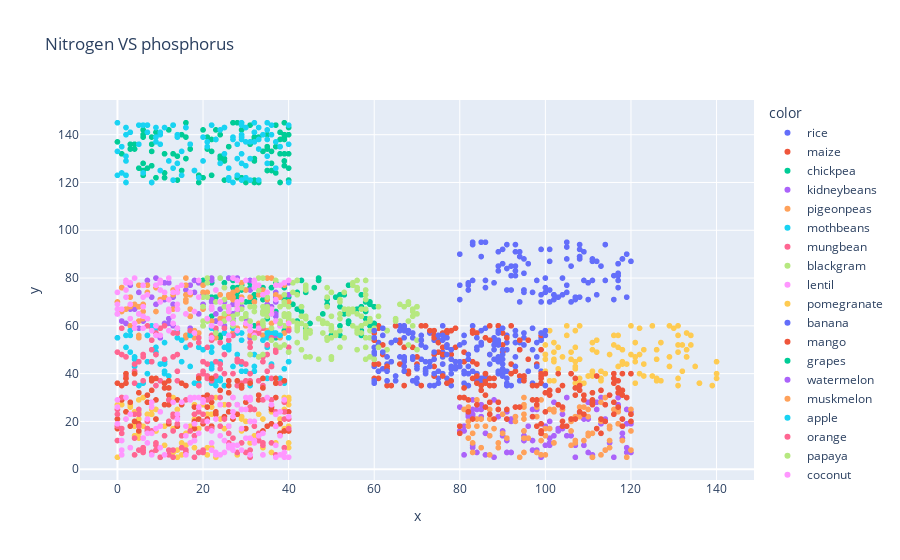

The code cell stored with this chart in its notebook:
### Code cell
fig = px.scatter (x=df['Nitrogen'],y=df['Phosphorus'],color=df['Label'],title="Nitrogen VS phosphorus")
fig.show()

### Figure 1 — Plotly figure (JSON) as saved in the notebook; plotly's stock layout.template omitted (floating-point values rounded to 4 significant figures)
{"data": [{"hovertemplate": "color=rice<br>x=%{x}<br>y=%{y}<extra></extra>", "legendgroup": "rice", "marker": {"color": "#636efa", "symbol": "circle"}, "mode": "markers", "name": "rice", "showlegend": true, "type": "scattergl", "x": [90, 85, 60, 74, 78, 69, 69, 94, 89, 68, 91, 90, 78, 93, 94, 60, 85, 91, 77, 88, 89, 76, 67, 83, 98, 66, 97, 97, 60, 84, 73, 92, 85, 98, 88, 95, 99, 95, 60, 63, 62, 64, 83, 82, 85, 91, 76, 74, 79, 88, 60, 76, 93, 65, 95, 75, 74, 91, 71, 99, 72, 83, 93, 70, 76, 99, 99, 86, 69, 91, 61, 67, 79, 78, 75, 97, 67, 73, 77, 81, 68, 72, 61, 67, 67, 66, 82, 84, 81, 91, 93, 90, 81, 78, 60, 88, 93, 60, 78, 65], "xaxis": "x", "y": [42, 58, 55, 35, 42, 37, 55, 53, 54, 58, 53, 46, 58, 56, 50, 48, 38, 35, 38, 35, 45, 40, 59, 41, 47, 53, 59, 50, 49, 51, 57, 35, 37, 53, 54, 55, 57, 39, 43, 44, 42, 45, 60, 40, 52, 35, 49, 39, 43, 55, 36, 60, 56, 60, 52, 38, 54, 36, 46, 55, 40, 58, 58, 36, 47, 41, 54, 59, 46, 56, 52, 45, 42, 43, 54, 36, 47, 35, 36, 41, 57, 45, 53, 43, 58, 60, 43, 50, 53, 50, 53, 44, 45, 40, 51, 46, 47, 55, 35, 37], "yaxis": "y"}, {"hovertemplate": "color=maize<br>x=%{x}<br>y=%{y}<extra></extra>", "legendgroup": "maize", "marker": {"color": "#EF553B", "symbol": "circle"}, "mode": "markers", "name": "maize", "showlegend": true, "type": "scattergl", "x": [71, 61, 80, 73, 61, 68, 93, 89, 76, 67, 70, 90, 62, 92, 66, 63, 70, 61, 66, 74, 77, 99, 74, 83, 100, 79, 94, 75, 78, 87, 87, 63, 84, 64, 60, 98, 75, 86, 98, 76, 99, 60, 74, 89, 69, 96, 61, 74, 74, 63, 99, 77, 87, 60, 94, 95, 84, 77, 66, 63, 79, 72, 67, 86, 76, 75, 81, 73, 71, 96, 99, 62, 86, 94, 76, 77, 74, 81, 63, 99, 90, 68, 60, 71, 61, 88, 65, 78, 78, 92, 79, 91, 76, 87, 71, 90, 67, 60, 83, 83], "xaxis": "x", "y": [54, 44, 43, 58, 38, 41, 41, 60, 44, 60, 44, 49, 52, 44, 54, 58, 47, 41, 53, 55, 57, 50, 56, 45, 48, 51, 39, 49, 48, 54, 35, 43, 57, 35, 46, 44, 56, 55, 35, 57, 56, 44, 48, 60, 51, 46, 60, 58, 43, 43, 36, 36, 60, 38, 54, 38, 44, 58, 44, 35, 45, 60, 51, 36, 48, 53, 45, 45, 35, 54, 39, 48, 37, 50, 39, 52, 39, 49, 42, 38, 52, 40, 57, 52, 59, 38, 60, 37, 58, 60, 59, 55, 51, 48, 60, 57, 35, 54, 58, 57], "yaxis": "y"}, {"hovertemplate": "color=chickpea<br>x=%{x}<br>y=%{y}<extra></extra>", "legendgroup": "chickpea", "marker": {"color": "#00cc96", "symbol": "circle"}, "mode": "markers", "name": "chickpea", "showlegend": true, "type": "scattergl", "x": [40, 23, 39, 22, 36, 32, 58, 59, 42, 28, 58, 43, 58, 23, 27, 28, 50, 39, 25, 31, 26, 25, 31, 60, 59, 22, 36, 59, 54, 43, 28, 42, 32, 22, 31, 28, 57, 49, 46, 54, 38, 59, 36, 57, 35, 35, 52, 27, 57, 52, 43, 44, 24, 29, 20, 56, 37, 49, 59, 20, 24, 51, 57, 22, 52, 29, 44, 41, 52, 34, 42, 34, 27, 30, 57, 27, 32, 31, 33, 47, 54, 47, 35, 53, 45, 37, 30, 37, 53, 22, 60, 42, 39, 35, 30, 57, 48, 36, 40, 49], "xaxis": "x", "y": [72, 72, 58, 72, 67, 73, 70, 70, 62, 74, 66, 66, 63, 62, 62, 72, 56, 71, 78, 70, 80, 68, 78, 68, 62, 67, 65, 60, 77, 68, 76, 79, 60, 78, 79, 58, 58, 55, 76, 61, 60, 55, 76, 68, 66, 64, 60, 76, 60, 68, 79, 74, 55, 77, 60, 67, 66, 71, 69, 79, 56, 72, 73, 64, 73, 75, 59, 69, 56, 76, 74, 71, 73, 70, 57, 79, 71, 76, 75, 80, 62, 79, 57, 73, 61, 78, 75, 55, 65, 60, 61, 67, 76, 63, 65, 56, 65, 56, 58, 69], "yaxis": "y"}, {"hovertemplate": "color=kidneybeans<br>x=%{x}<br>y=%{y}<extra></extra>", "legendgroup": "kidneybeans", "marker": {"color": "#ab63fa", "symbol": "circle"}, "mode": "markers", "name": "kidneybeans", "showlegend": true, "type": "scattergl", "x": [13, 25, 31, 40, 2, 26, 17, 26, 17, 27, 28, 25, 28, 25, 12, 6, 22, 27, 10, 23, 19, 19, 22, 37, 11, 18, 21, 24, 34, 16, 17, 37, 40, 9, 1, 33, 23, 6, 25, 7, 8, 27, 28, 32, 27, 17, 0, 13, 34, 9, 11, 3, 35, 3, 23, 22, 31, 34, 12, 27, 7, 24, 11, 37, 25, 34, 20, 37, 18, 4, 37, 5, 11, 22, 12, 5, 27, 31, 36, 5, 32, 11, 0, 14, 29, 32, 17, 13, 14, 9, 20, 40, 27, 14, 7, 27, 30, 37, 27, 22], "xaxis": "x", "y": [60, 70, 55, 64, 61, 65, 57, 80, 59, 59, 58, 57, 80, 60, 78, 77, 79, 80, 55, 65, 78, 65, 70, 64, 71, 79, 63, 80, 60, 75, 77, 72, 73, 77, 62, 59, 59, 62, 63, 79, 72, 64, 66, 57, 56, 77, 65, 72, 60, 80, 72, 67, 69, 77, 62, 71, 79, 59, 63, 56, 63, 67, 71, 74, 76, 66, 69, 65, 74, 67, 56, 59, 61, 80, 61, 74, 69, 75, 68, 65, 79, 78, 55, 59, 68, 68, 64, 69, 67, 69, 73, 78, 72, 67, 56, 65, 63, 70, 63, 60], "yaxis": "y"}, {"hovertemplate": "color=pigeonpeas<br>x=%{x}<br>y=%{y}<extra></extra>", "legendgroup": "pigeonpeas", "marker": {"color": "#FFA15A", "symbol": "circle"}, "mode": "markers", "name": "pigeonpeas", "showlegend": true, "type": "scattergl", "x": [3, 40, 33, 27, 10, 30, 40, 38, 35, 38, 33, 16, 31, 16, 27, 40, 18, 3, 26, 16, 24, 9, 16, 28, 16, 24, 38, 9, 34, 1, 6, 26, 27, 27, 36, 17, 26, 17, 14, 39, 6, 8, 2, 1, 16, 23, 32, 28, 5, 36, 1, 24, 17, 5, 5, 37, 13, 6, 16, 25, 34, 20, 35, 14, 36, 7, 29, 30, 20, 19, 3, 5, 5, 37, 9, 20, 31, 0, 21, 13, 27, 29, 5, 39, 22, 18, 39, 13, 27, 26, 23, 4, 20, 7, 17, 35, 11, 20, 10, 33], "xaxis": "x", "y": [72, 59, 73, 57, 79, 75, 70, 55, 58, 61, 58, 56, 72, 80, 72, 62, 58, 68, 67, 70, 63, 76, 55, 75, 71, 70, 72, 66, 56, 76, 69, 73, 61, 71, 61, 73, 72, 64, 74, 60, 66, 59, 67, 76, 73, 75, 70, 59, 62, 67, 66, 73, 67, 55, 56, 77, 73, 63, 77, 64, 75, 77, 80, 75, 80, 77, 78, 60, 74, 57, 60, 77, 68, 73, 59, 72, 56, 70, 74, 67, 74, 72, 68, 57, 62, 55, 77, 75, 71, 64, 55, 69, 67, 74, 64, 71, 72, 60, 71, 61], "yaxis": "y"}, {"hovertemplate": "color=mothbeans<br>x=%{x}<br>y=%{y}<extra></extra>", "legendgroup": "mothbeans", "marker": {"color": "#19d3f3", "symbol": "circle"}, "mode": "markers", "name": "mothbeans", "showlegend": true, "type": "scattergl", "x": [3, 22, 36, 4, 29, 32, 14, 5, 25, 11, 40, 38, 27, 24, 23, 29, 31, 0, 7, 17, 11, 22, 9, 28, 26, 36, 8, 24, 22, 36, 22, 17, 8, 7, 36, 11, 6, 17, 4, 9, 25, 36, 21, 37, 32, 29, 25, 10, 23, 9, 3, 22, 12, 39, 32, 30, 19, 4, 21, 35, 22, 35, 17, 28, 22, 11, 38, 23, 25, 40, 23, 2, 3, 26, 39, 27, 24, 7, 15, 26, 20, 34, 19, 29, 20, 11, 15, 35, 9, 40, 35, 14, 40, 18, 35, 4, 22, 33, 2, 16], "xaxis": "x", "y": [49, 59, 58, 43, 54, 43, 55, 35, 57, 53, 49, 56, 43, 38, 45, 57, 35, 55, 45, 58, 44, 49, 51, 48, 50, 56, 60, 37, 43, 43, 44, 43, 45, 56, 57, 45, 36, 57, 47, 49, 51, 44, 38, 57, 48, 44, 51, 44, 35, 60, 58, 42, 39, 36, 41, 41, 36, 46, 39, 57, 55, 51, 56, 57, 36, 41, 38, 37, 35, 45, 58, 56, 56, 51, 42, 59, 45, 40, 45, 52, 45, 54, 51, 41, 50, 40, 54, 55, 59, 45, 38, 58, 55, 36, 52, 59, 51, 47, 51, 51], "yaxis": "y"}, {"hovertemplate": "color=mungbean<br>x=%{x}<br>y=%{y}<extra></extra>", "legendgroup": "mungbean", "marker": {"color": "#FF6692", "symbol": "circle"}, "mode": "markers", "name": "mungbean", "showlegend": true, "type": "scattergl", "x": [19, 8, 36, 10, 22, 9, 34, 31, 0, 21, 28, 17, 24, 28, 21, 34, 19, 31, 19, 24, 13, 31, 28, 31, 33, 34, 13, 33, 32, 23, 35, 6, 29, 4, 10, 14, 8, 20, 36, 14, 11, 10, 7, 2, 20, 2, 27, 35, 4, 1, 36, 11, 34, 21, 17, 25, 2, 9, 37, 36, 40, 30, 1, 9, 14, 35, 31, 4, 30, 9, 20, 37, 34, 14, 23, 5, 22, 40, 27, 31, 38, 6, 6, 24, 25, 32, 8, 19, 39, 33, 26, 21, 22, 29, 4, 10, 4, 20, 23, 25], "xaxis": "x", "y": [55, 54, 55, 56, 56, 57, 59, 51, 49, 39, 35, 52, 42, 46, 38, 60, 53, 58, 35, 53, 47, 53, 45, 37, 60, 45, 57, 57, 57, 59, 41, 48, 36, 36, 59, 48, 50, 40, 43, 57, 60, 59, 60, 47, 45, 39, 40, 48, 59, 48, 43, 46, 47, 44, 58, 40, 38, 48, 49, 38, 58, 44, 59, 48, 41, 52, 48, 41, 37, 35, 41, 50, 35, 37, 39, 45, 37, 51, 56, 40, 36, 37, 47, 44, 59, 56, 45, 39, 37, 37, 54, 51, 54, 45, 40, 37, 44, 45, 45, 48], "yaxis": "y"}, {"hovertemplate": "color=blackgram<br>x=%{x}<br>y=%{y}<extra></extra>", "legendgroup": "blackgram", "marker": {"color": "#B6E880", "symbol": "circle"}, "mode": "markers", "name": "blackgram", "showlegend": true, "type": "scattergl", "x": [56, 25, 42, 42, 44, 50, 35, 30, 27, 50, 39, 57, 52, 55, 51, 36, 59, 50, 30, 20, 58, 25, 52, 40, 20, 48, 49, 48, 32, 21, 20, 25, 41, 53, 39, 25, 21, 57, 56, 49, 24, 49, 28, 55, 50, 34, 20, 55, 23, 53, 26, 33, 37, 33, 22, 20, 43, 44, 34, 21, 25, 41, 28, 35, 52, 58, 34, 52, 23, 42, 37, 44, 21, 56, 29, 43, 55, 44, 29, 47, 40, 58, 41, 58, 27, 27, 52, 44, 21, 60, 33, 59, 29, 59, 29, 58, 55, 42, 44, 38], "xaxis": "x", "y": [79, 62, 61, 73, 58, 55, 72, 64, 64, 74, 73, 67, 63, 66, 56, 66, 55, 58, 65, 62, 71, 71, 71, 63, 60, 61, 68, 62, 66, 63, 72, 65, 78, 67, 60, 76, 78, 60, 75, 72, 80, 76, 68, 78, 64, 80, 68, 67, 70, 74, 67, 80, 79, 75, 55, 68, 68, 76, 60, 72, 68, 62, 65, 64, 58, 75, 66, 70, 57, 58, 62, 75, 80, 76, 76, 61, 60, 63, 67, 63, 68, 61, 74, 79, 62, 60, 65, 55, 62, 59, 77, 58, 63, 63, 70, 73, 77, 79, 77, 62], "yaxis": "y"}, {"hovertemplate": "color=lentil<br>x=%{x}<br>y=%{y}<extra></extra>", "legendgroup": "lentil", "marker": {"color": "#FF97FF", "symbol": "circle"}, "mode": "markers", "name": "lentil", "showlegend": true, "type": "scattergl", "x": [32, 13, 38, 11, 37, 29, 2, 6, 13, 8, 6, 2, 3, 27, 39, 40, 37, 31, 22, 3, 4, 13, 12, 4, 9, 18, 32, 6, 15, 0, 30, 3, 2, 10, 14, 39, 19, 18, 31, 28, 5, 16, 34, 14, 22, 24, 2, 26, 27, 24, 13, 6, 12, 32, 6, 10, 38, 17, 26, 23, 32, 19, 22, 28, 1, 12, 36, 28, 12, 22, 26, 16, 14, 33, 21, 0, 10, 30, 0, 35, 7, 9, 14, 14, 36, 28, 28, 40, 10, 12, 37, 0, 7, 10, 39, 26, 9, 4, 34, 33], "xaxis": "x", "y": [76, 61, 60, 74, 71, 71, 72, 59, 64, 58, 77, 75, 69, 80, 78, 79, 62, 60, 67, 78, 80, 61, 66, 61, 60, 66, 56, 72, 77, 65, 79, 63, 78, 78, 67, 65, 72, 57, 58, 58, 65, 65, 65, 69, 55, 61, 79, 63, 61, 70, 74, 64, 58, 79, 68, 79, 77, 74, 68, 75, 78, 79, 60, 69, 67, 67, 67, 70, 71, 68, 66, 65, 59, 59, 63, 69, 75, 61, 74, 74, 63, 56, 74, 76, 65, 67, 79, 61, 70, 80, 77, 67, 73, 56, 70, 56, 77, 59, 73, 77], "yaxis": "y"}, {"hovertemplate": "color=pomegranate<br>x=%{x}<br>y=%{y}<extra></extra>", "legendgroup": "pomegranate", "marker": {"color": "#FECB52", "symbol": "circle"}, "mode": "markers", "name": "pomegranate", "showlegend": true, "type": "scattergl", "x": [2, 6, 8, 37, 0, 31, 21, 6, 25, 15, 14, 16, 36, 4, 29, 16, 18, 11, 5, 18, 9, 40, 22, 9, 12, 0, 2, 28, 8, 29, 17, 34, 21, 25, 8, 26, 4, 36, 5, 19, 39, 5, 4, 38, 37, 9, 29, 5, 22, 4, 21, 29, 23, 13, 5, 27, 7, 12, 4, 3, 1, 23, 24, 13, 40, 21, 3, 40, 14, 38, 34, 32, 18, 8, 15, 0, 22, 14, 31, 39, 10, 8, 32, 18, 20, 39, 20, 11, 40, 3, 9, 30, 40, 40, 32, 33, 4, 13, 39, 8], "xaxis": "x", "y": [24, 18, 26, 18, 27, 25, 21, 30, 27, 11, 5, 10, 7, 20, 22, 15, 27, 18, 15, 23, 8, 27, 23, 16, 29, 17, 21, 6, 23, 16, 18, 21, 23, 17, 25, 18, 19, 24, 24, 17, 30, 29, 24, 21, 11, 25, 22, 21, 26, 18, 6, 21, 5, 7, 13, 24, 23, 20, 19, 9, 27, 30, 21, 30, 11, 9, 27, 29, 25, 14, 9, 14, 21, 23, 6, 5, 9, 8, 11, 17, 5, 28, 13, 9, 27, 25, 7, 10, 18, 26, 16, 20, 9, 30, 25, 23, 14, 17, 24, 28], "yaxis": "y"}, {"hovertemplate": "color=banana<br>x=%{x}<br>y=%{y}<extra></extra>", "legendgroup": "banana", "marker": {"color": "#636efa", "symbol": "circle"}, "mode": "markers", "name": "banana", "showlegend": true, "type": "scattergl", "x": [91, 105, 108, 86, 80, 93, 90, 108, 108, 105, 118, 101, 95, 106, 86, 83, 85, 109, 100, 117, 114, 110, 94, 80, 114, 88, 112, 117, 111, 89, 93, 92, 105, 102, 94, 116, 117, 119, 99, 91, 80, 101, 108, 100, 109, 82, 106, 90, 83, 119, 107, 116, 101, 93, 95, 107, 83, 102, 86, 117, 111, 95, 91, 93, 92, 104, 103, 92, 93, 120, 108, 105, 98, 111, 97, 95, 89, 89, 118, 101, 99, 82, 90, 95, 104, 102, 100, 94, 99, 112, 117, 96, 113, 105, 85, 108, 92, 110, 82, 117], "xaxis": "x", "y": [94, 95, 92, 76, 77, 94, 92, 89, 88, 77, 88, 87, 75, 85, 95, 79, 95, 79, 76, 86, 94, 78, 70, 71, 79, 78, 73, 76, 87, 83, 91, 81, 74, 71, 91, 71, 79, 72, 73, 84, 90, 70, 89, 80, 91, 78, 70, 86, 95, 90, 72, 81, 75, 81, 75, 71, 94, 73, 79, 86, 79, 74, 75, 83, 85, 80, 72, 75, 85, 87, 72, 88, 79, 88, 74, 82, 91, 85, 88, 92, 92, 77, 86, 88, 73, 73, 74, 89, 70, 87, 82, 86, 85, 93, 89, 94, 81, 71, 75, 81], "yaxis": "y"}, {"hovertemplate": "color=mango<br>x=%{x}<br>y=%{y}<extra></extra>", "legendgroup": "mango", "marker": {"color": "#EF553B", "symbol": "circle"}, "mode": "markers", "name": "mango", "showlegend": true, "type": "scattergl", "x": [2, 39, 21, 25, 0, 20, 19, 18, 11, 30, 18, 23, 37, 11, 12, 3, 37, 26, 14, 40, 4, 36, 30, 28, 38, 12, 38, 8, 15, 34, 11, 33, 12, 12, 5, 1, 16, 35, 4, 9, 2, 26, 34, 5, 31, 34, 36, 7, 38, 5, 37, 21, 37, 23, 36, 24, 26, 22, 11, 29, 22, 23, 1, 2, 39, 15, 3, 8, 33, 14, 18, 9, 20, 9, 26, 31, 14, 40, 28, 0, 1, 2, 12, 7, 0, 26, 27, 22, 22, 28, 7, 29, 8, 39, 40, 19, 21, 22, 31, 18], "xaxis": "x", "y": [40, 24, 26, 22, 21, 19, 21, 17, 36, 28, 19, 23, 30, 27, 19, 28, 38, 37, 18, 16, 20, 25, 17, 37, 15, 37, 19, 33, 27, 16, 36, 29, 31, 34, 16, 30, 35, 18, 40, 29, 38, 32, 38, 32, 29, 34, 19, 17, 15, 19, 36, 31, 36, 23, 26, 33, 18, 17, 34, 35, 28, 24, 35, 24, 37, 36, 18, 38, 31, 29, 20, 21, 30, 38, 24, 36, 18, 16, 27, 17, 29, 36, 27, 28, 36, 35, 21, 38, 18, 23, 31, 34, 37, 16, 24, 38, 21, 18, 20, 26], "yaxis": "y"}, {"hovertemplate": "color=grapes<br>x=%{x}<br>y=%{y}<extra></extra>", "legendgroup": "grapes", "marker": {"color": "#00cc96", "symbol": "circle"}, "mode": "markers", "name": "grapes", "showlegend": true, "type": "scattergl", "x": [24, 13, 22, 36, 24, 2, 35, 11, 6, 17, 25, 27, 9, 16, 32, 22, 31, 3, 28, 4, 39, 38, 36, 25, 15, 24, 13, 5, 30, 23, 26, 7, 32, 9, 20, 32, 3, 38, 14, 20, 40, 36, 11, 0, 19, 31, 4, 39, 8, 39, 32, 12, 8, 8, 21, 40, 39, 19, 21, 17, 33, 22, 32, 37, 15, 39, 40, 40, 29, 32, 6, 8, 34, 35, 16, 8, 25, 16, 39, 38, 33, 35, 1, 39, 28, 6, 6, 29, 37, 38, 38, 14, 6, 32, 11, 23, 40, 6, 37, 35], "xaxis": "x", "y": [130, 144, 123, 125, 131, 123, 140, 122, 123, 134, 130, 145, 122, 139, 141, 138, 144, 136, 122, 136, 145, 132, 133, 121, 125, 140, 132, 126, 120, 142, 135, 126, 139, 141, 142, 129, 134, 138, 131, 122, 126, 128, 132, 137, 123, 136, 134, 139, 127, 138, 120, 142, 133, 139, 134, 140, 127, 120, 139, 136, 139, 133, 130, 135, 140, 132, 121, 132, 142, 121, 140, 120, 133, 135, 145, 136, 129, 130, 129, 135, 120, 125, 132, 140, 145, 128, 139, 122, 144, 120, 141, 121, 125, 138, 124, 138, 143, 142, 124, 134], "yaxis": "y"}, {"hovertemplate": "color=watermelon<br>x=%{x}<br>y=%{y}<extra></extra>", "legendgroup": "watermelon", "marker": {"color": "#ab63fa", "symbol": "circle"}, "mode": "markers", "name": "watermelon", "showlegend": true, "type": "scattergl", "x": [119, 119, 105, 114, 93, 80, 85, 85, 82, 118, 83, 86, 101, 119, 104, 95, 102, 109, 81, 103, 105, 97, 120, 95, 83, 83, 91, 116, 112, 88, 118, 92, 106, 99, 98, 108, 119, 117, 109, 80, 100, 91, 86, 107, 103, 101, 85, 84, 102, 98, 97, 90, 95, 82, 82, 110, 118, 120, 91, 81, 101, 101, 111, 107, 115, 84, 120, 91, 89, 113, 97, 117, 90, 104, 81, 88, 92, 81, 111, 108, 113, 83, 101, 114, 99, 92, 92, 91, 110, 112, 89, 100, 83, 95, 119, 97, 110, 96, 83, 120], "xaxis": "x", "y": [25, 19, 30, 8, 22, 26, 27, 22, 22, 13, 25, 15, 10, 9, 17, 12, 14, 21, 18, 17, 14, 8, 19, 16, 29, 9, 21, 5, 28, 29, 15, 21, 14, 5, 8, 22, 7, 27, 10, 16, 18, 7, 6, 5, 16, 20, 25, 7, 28, 25, 25, 16, 12, 23, 25, 28, 21, 20, 7, 6, 13, 17, 6, 10, 11, 25, 7, 12, 22, 19, 22, 30, 14, 23, 16, 5, 7, 18, 5, 23, 30, 10, 11, 21, 6, 20, 7, 24, 21, 25, 25, 10, 22, 14, 30, 12, 7, 18, 23, 24], "yaxis": "y"}, {"hovertemplate": "color=muskmelon<br>x=%{x}<br>y=%{y}<extra></extra>", "legendgroup": "muskmelon", "marker": {"color": "#FFA15A", "symbol": "circle"}, "mode": "markers", "name": "muskmelon", "showlegend": true, "type": "scattergl", "x": [115, 114, 101, 118, 95, 81, 117, 114, 113, 108, 81, 115, 83, 84, 109, 95, 119, 110, 82, 87, 85, 100, 107, 91, 102, 117, 85, 104, 102, 116, 100, 110, 104, 107, 98, 88, 87, 120, 95, 108, 82, 120, 110, 95, 106, 99, 106, 83, 117, 98, 113, 101, 98, 93, 95, 109, 118, 100, 89, 95, 95, 87, 93, 84, 111, 111, 111, 89, 110, 95, 115, 120, 102, 94, 84, 107, 80, 86, 113, 115, 82, 98, 117, 83, 120, 111, 85, 90, 99, 102, 80, 87, 114, 99, 89, 96, 82, 106, 90, 106], "xaxis": "x", "y": [17, 27, 25, 18, 26, 25, 24, 30, 6, 26, 30, 9, 7, 21, 26, 27, 5, 14, 18, 14, 9, 6, 12, 13, 25, 25, 21, 25, 24, 25, 17, 25, 25, 11, 26, 17, 25, 8, 13, 22, 13, 23, 22, 23, 10, 12, 20, 11, 19, 26, 20, 17, 7, 22, 21, 12, 12, 14, 9, 16, 7, 6, 20, 29, 5, 5, 15, 11, 15, 30, 12, 25, 11, 5, 18, 22, 18, 18, 28, 18, 20, 22, 25, 15, 16, 5, 21, 23, 29, 11, 18, 21, 8, 6, 25, 13, 26, 21, 15, 16], "yaxis": "y"}, {"hovertemplate": "color=apple<br>x=%{x}<br>y=%{y}<extra></extra>", "legendgroup": "apple", "marker": {"color": "#19d3f3", "symbol": "circle"}, "mode": "markers", "name": "apple", "showlegend": true, "type": "scattergl", "x": [24, 7, 14, 8, 20, 32, 27, 0, 22, 1, 30, 29, 13, 9, 0, 30, 36, 37, 33, 7, 35, 29, 2, 34, 29, 32, 13, 25, 9, 6, 37, 2, 11, 10, 24, 23, 18, 13, 26, 28, 26, 21, 21, 5, 2, 15, 31, 25, 16, 19, 10, 20, 28, 28, 2, 2, 27, 30, 32, 29, 26, 40, 6, 35, 17, 33, 16, 27, 29, 3, 15, 5, 10, 7, 2, 29, 30, 29, 14, 18, 33, 40, 9, 38, 28, 35, 12, 1, 0, 31, 35, 29, 33, 14, 35, 40, 25, 31, 36, 10], "xaxis": "x", "y": [128, 144, 128, 120, 129, 137, 139, 123, 144, 124, 122, 121, 126, 139, 133, 143, 140, 137, 121, 144, 128, 128, 143, 140, 144, 141, 144, 143, 137, 144, 126, 120, 143, 141, 142, 138, 125, 121, 122, 123, 121, 137, 135, 144, 123, 133, 130, 143, 143, 122, 125, 139, 123, 136, 131, 140, 138, 127, 145, 139, 126, 136, 124, 138, 136, 134, 143, 120, 145, 141, 123, 136, 136, 141, 129, 138, 137, 132, 139, 125, 143, 144, 143, 135, 130, 142, 129, 135, 145, 121, 131, 140, 138, 140, 145, 120, 132, 137, 144, 140], "yaxis": "y"}, {"hovertemplate": "color=orange<br>x=%{x}<br>y=%{y}<extra></extra>", "legendgroup": "orange", "marker": {"color": "#FF6692", "symbol": "circle"}, "mode": "markers", "name": "orange", "showlegend": true, "type": "scattergl", "x": [22, 37, 27, 7, 20, 26, 5, 0, 39, 13, 21, 33, 6, 19, 24, 9, 31, 22, 13, 16, 4, 0, 8, 4, 33, 30, 21, 11, 9, 5, 29, 33, 8, 15, 16, 0, 5, 6, 10, 1, 1, 0, 24, 36, 40, 40, 32, 9, 13, 15, 29, 1, 18, 14, 33, 4, 17, 12, 34, 39, 31, 12, 12, 26, 19, 39, 16, 36, 37, 39, 31, 18, 20, 5, 20, 25, 14, 37, 26, 13, 32, 19, 28, 24, 7, 18, 7, 20, 18, 34, 20, 37, 12, 34, 6, 27, 13, 6, 40, 31], "xaxis": "x", "y": [30, 6, 13, 16, 7, 27, 23, 18, 24, 23, 17, 12, 9, 7, 18, 11, 8, 17, 5, 8, 13, 25, 7, 23, 14, 7, 29, 14, 8, 18, 25, 12, 16, 14, 7, 12, 25, 8, 5, 17, 30, 23, 27, 11, 21, 22, 18, 10, 16, 9, 11, 15, 5, 22, 15, 6, 16, 20, 29, 28, 25, 6, 29, 11, 24, 21, 29, 29, 23, 9, 5, 12, 20, 8, 8, 21, 19, 18, 15, 22, 25, 7, 7, 30, 17, 23, 20, 23, 14, 11, 29, 24, 8, 10, 13, 30, 8, 7, 17, 26], "yaxis": "y"}, {"hovertemplate": "color=papaya<br>x=%{x}<br>y=%{y}<extra></extra>", "legendgroup": "papaya", "marker": {"color": "#B6E880", "symbol": "circle"}, "mode": "markers", "name": "papaya", "showlegend": true, "type": "scattergl", "x": [61, 58, 45, 39, 31, 70, 68, 34, 38, 69, 58, 59, 44, 56, 69, 56, 49, 38, 54, 57, 39, 58, 61, 34, 31, 47, 32, 36, 61, 70, 44, 34, 50, 39, 34, 44, 31, 65, 44, 50, 43, 60, 70, 59, 60, 42, 35, 34, 36, 39, 37, 33, 34, 49, 40, 68, 50, 65, 40, 42, 49, 59, 63, 70, 63, 40, 63, 45, 66, 54, 69, 67, 45, 56, 70, 44, 50, 52, 35, 68, 32, 32, 48, 39, 49, 48, 69, 53, 38, 57, 51, 56, 54, 58, 68, 42, 43, 35, 56, 39], "xaxis": "x", "y": [68, 46, 47, 65, 68, 68, 62, 65, 68, 64, 51, 47, 64, 57, 60, 58, 55, 51, 65, 57, 52, 67, 64, 62, 48, 46, 68, 59, 51, 54, 56, 68, 59, 70, 61, 60, 62, 62, 57, 47, 50, 46, 68, 62, 58, 60, 66, 65, 54, 64, 52, 47, 48, 54, 65, 52, 46, 63, 49, 53, 55, 62, 58, 65, 50, 64, 58, 58, 69, 67, 67, 68, 57, 50, 50, 47, 60, 51, 68, 69, 55, 55, 62, 69, 61, 57, 66, 55, 61, 64, 57, 65, 66, 55, 70, 59, 64, 67, 59, 64], "yaxis": "y"}, {"hovertemplate": "color=coconut<br>x=%{x}<br>y=%{y}<extra></extra>", "legendgroup": "coconut", "marker": {"color": "#FF97FF", "symbol": "circle"}, "mode": "markers", "name": "coconut", "showlegend": true, "type": "scattergl", "x": [18, 37, 13, 2, 10, 7, 39, 34, 31, 25, 16, 26, 27, 37, 19, 0, 31, 9, 22, 31, 34, 24, 1, 31, 10, 36, 38, 11, 16, 33, 16, 32, 38, 8, 23, 29, 24, 32, 30, 14, 27, 40, 17, 30, 28, 39, 32, 7, 29, 34, 14, 18, 7, 24, 39, 29, 10, 0, 32, 37, 20, 31, 17, 1, 6, 15, 27, 3, 8, 20, 26, 1, 27, 23, 0, 38, 25, 40, 0, 26, 35, 19, 31, 17, 2, 30, 8, 18, 8, 40, 27, 21, 3, 22, 27, 22, 28, 23, 37, 19], "xaxis": "x", "y": [30, 23, 28, 21, 18, 11, 5, 6, 30, 7, 18, 10, 8, 18, 15, 19, 20, 17, 11, 6, 6, 6, 8, 13, 9, 27, 24, 6, 14, 14, 6, 11, 14, 6, 6, 25, 14, 12, 25, 21, 22, 5, 11, 30, 10, 7, 20, 15, 17, 15, 23, 19, 21, 27, 29, 8, 24, 29, 11, 10, 29, 29, 30, 12, 13, 28, 24, 23, 26, 28, 18, 6, 30, 7, 26, 6, 12, 5, 19, 9, 30, 30, 13, 29, 30, 13, 15, 12, 28, 22, 10, 20, 9, 16, 8, 8, 27, 21, 5, 26], "yaxis": "y"}, {"hovertemplate": "color=cotton<br>x=%{x}<br>y=%{y}<extra></extra>", "legendgroup": "cotton", "marker": {"color": "#FECB52", "symbol": "circle"}, "mode": "markers", "name": "cotton", "showlegend": true, "type": "scattergl", "x": [133, 136, 104, 133, 126, 126, 113, 121, 121, 129, 107, 122, 140, 102, 111, 131, 135, 100, 123, 117, 121, 101, 107, 100, 125, 105, 102, 131, 139, 108, 118, 107, 125, 113, 131, 115, 113, 111, 111, 122, 108, 132, 103, 133, 127, 110, 131, 108, 122, 111, 140, 100, 123, 107, 118, 103, 133, 129, 116, 114, 131, 107, 123, 112, 119, 130, 127, 134, 109, 100, 132, 102, 111, 117, 136, 134, 112, 105, 140, 126, 106, 121, 108, 116, 100, 129, 118, 117, 126, 120, 102, 131, 114, 101, 106, 113, 102, 110, 107, 120], "xaxis": "x", "y": [47, 36, 47, 47, 38, 50, 41, 45, 47, 60, 45, 59, 38, 49, 40, 35, 43, 46, 39, 56, 36, 58, 42, 41, 39, 60, 46, 49, 35, 36, 45, 51, 60, 37, 52, 48, 38, 41, 53, 48, 46, 41, 42, 50, 37, 39, 38, 38, 40, 50, 40, 40, 50, 36, 50, 51, 57, 47, 52, 40, 60, 43, 44, 49, 44, 59, 53, 52, 36, 48, 52, 37, 39, 51, 36, 56, 54, 56, 45, 46, 49, 53, 60, 56, 52, 43, 44, 43, 37, 48, 45, 56, 40, 37, 46, 38, 53, 39, 58, 60], "yaxis": "y"}, {"hovertemplate": "color=jute<br>x=%{x}<br>y=%{y}<extra></extra>", "legendgroup": "jute", "marker": {"color": "#636efa", "symbol": "circle"}, "mode": "markers", "name": "jute", "showlegend": true, "type": "scattergl", "x": [89, 60, 63, 86, 96, 100, 63, 70, 67, 74, 89, 74, 89, 60, 67, 70, 74, 90, 82, 73, 85, 81, 84, 80, 76, 76, 81, 76, 69, 82, 69, 81, 67, 72, 65, 78, 77, 89, 62, 90, 66, 80, 89, 77, 94, 75, 60, 62, 84, 100, 75, 78, 82, 100, 88, 67, 72, 89, 89, 61, 79, 84, 98, 75, 89, 91, 77, 66, 62, 82, 61, 99, 70, 90, 73, 67, 84, 72, 71, 64, 65, 60, 86, 90, 91, 87, 72, 71, 82, 71, 80, 77, 95, 63, 93, 87, 88, 90, 90, 84], "xaxis": "x", "y": [47, 37, 41, 40, 41, 35, 37, 43, 55, 40, 53, 46, 41, 55, 43, 38, 49, 40, 35, 45, 53, 56, 55, 45, 54, 56, 40, 44, 47, 40, 57, 36, 60, 51, 39, 50, 52, 52, 49, 48, 47, 52, 52, 51, 37, 41, 55, 56, 40, 56, 56, 46, 48, 58, 50, 41, 42, 40, 57, 41, 45, 40, 43, 36, 58, 41, 48, 58, 59, 35, 41, 57, 42, 59, 43, 46, 37, 41, 56, 53, 54, 58, 39, 50, 38, 48, 41, 54, 46, 52, 43, 55, 57, 47, 43, 44, 52, 39, 39, 38], "yaxis": "y"}, {"hovertemplate": "color=coffee<br>x=%{x}<br>y=%{y}<extra></extra>", "legendgroup": "coffee", "marker": {"color": "#EF553B", "symbol": "circle"}, "mode": "markers", "name": "coffee", "showlegend": true, "type": "scattergl", "x": [91, 107, 83, 108, 116, 116, 109, 89, 118, 111, 84, 85, 99, 81, 95, 81, 80, 104, 109, 100, 100, 83, 120, 104, 108, 91, 86, 98, 111, 84, 98, 118, 103, 82, 86, 88, 84, 120, 106, 113, 117, 80, 88, 113, 87, 113, 98, 97, 85, 82, 103, 112, 99, 120, 114, 100, 108, 115, 87, 82, 94, 87, 118, 87, 92, 97, 99, 89, 112, 111, 114, 117, 111, 119, 116, 95, 86, 117, 105, 109, 80, 101, 103, 93, 104, 116, 107, 101, 107, 99, 103, 118, 106, 116, 97, 107, 99, 118, 117, 104], "xaxis": "x", "y": [21, 21, 38, 24, 28, 23, 31, 25, 18, 32, 36, 33, 15, 30, 39, 34, 15, 20, 29, 32, 24, 21, 23, 26, 33, 25, 26, 18, 27, 39, 27, 21, 27, 24, 31, 35, 27, 40, 40, 21, 34, 30, 21, 33, 23, 15, 29, 29, 35, 29, 33, 17, 19, 20, 27, 40, 35, 31, 28, 24, 26, 28, 40, 38, 40, 22, 40, 28, 39, 28, 20, 26, 29, 30, 40, 37, 40, 37, 18, 23, 18, 31, 33, 26, 35, 36, 38, 33, 31, 16, 40, 31, 21, 38, 35, 34, 15, 33, 32, 18], "yaxis": "y"}], "layout": {"legend": {"title": {"text": "color"}, "tracegroupgap": 0}, "title": {"text": "Nitrogen VS phosphorus"}, "xaxis": {"anchor": "y", "domain": [0, 1], "title": {"text": "x"}}, "yaxis": {"anchor": "x", "domain": [0, 1], "title": {"text": "y"}}}}
